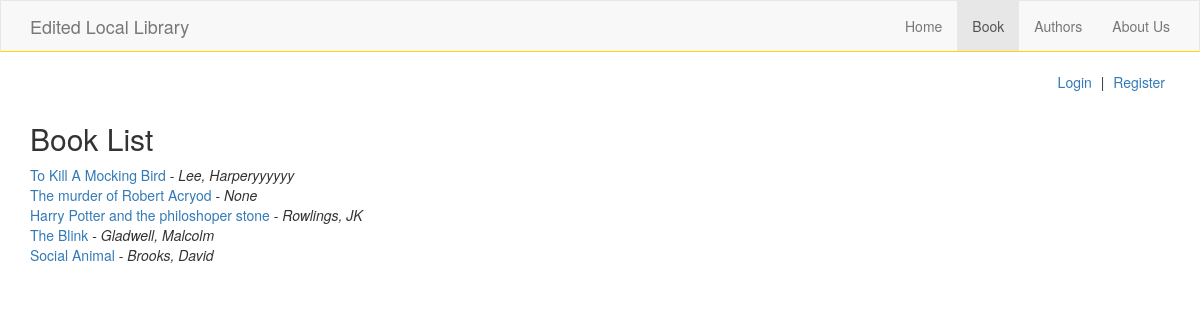
/catalog/books/, run on the app's committed database.
### catalog/models.py (models this page shows, shortened)
class Book(models.Model):
    title = models.CharField(max_length=200)
    author = models.ForeignKey('Author', on_delete=models.SET_NULL, null=True)
    isbn = models.CharField('ISBN', max_length=13, help_text='13 character ISBN number')
    genre = models.ManyToManyField(Genre, help_text='Select a genre for this book')
    language = models.ForeignKey('Language', on_delete=models.SET_NULL, null=True, help_text='Book Language')
    summary = models.TextField(help_text='Brief description of the book', null=True, blank=True)

class Author(models.Model):
    first_name = models.CharField(max_length=120)
    last_name = models.CharField(max_length=120)
    date_of_birth = models.DateField(null=True, blank=True)
    date_of_death = models.DateField('Died', null=True, blank=True)
    def __str__(self):
        return '{}, {}'.format(self.last_name, self.first_name)

### catalog/views.py (the view)
class BookListView(generic.ListView):
    model = Book
    def get_context_data(self, *args, **kwargs):
        context = super(BookListView, self).get_context_data()
        context['page_title'] = 'Books'
        return context

### catalog/templates/catalog/book_list.html
{% extends 'base.html' %}
{% block main %}
<div class="row">
    <section class="col-sm-8 col col-left">
        <article>
            <h2>Book List</h2>
            <ul class="list-unstyled">
                {% for book in book_list %}
                <li><a href="{% url 'catalog:book_detail' book.id %}">{{ book.title|capfirst }}</a> - <em>{{ book.author|capfirst}}</em></li>
                {% endfor %}
            </ul>
        </article>
    </section>
</div>
{% endblock %}

### data on the page
Book: title "To Kill A Mocking Bird", author "Lee, Harperyyyyyy"
Book: title "The murder of Robert Acryod", author "None"
Book: title "Harry Potter and the philoshoper stone", author "Rowlings, JK"
Book: title "The Blink", author "Gladwell, Malcolm"
Book: title "Social Animal", author "Brooks, David"
